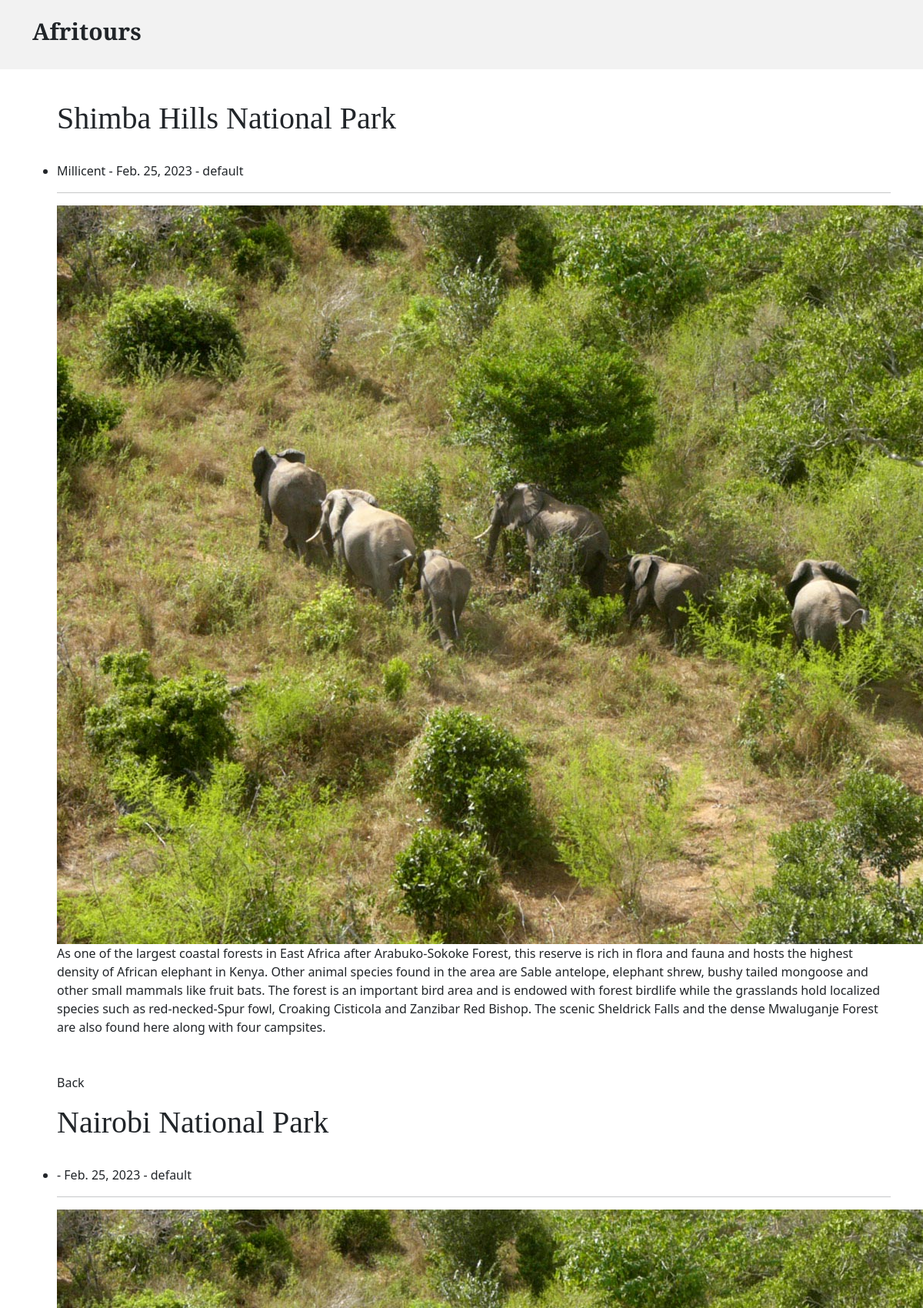
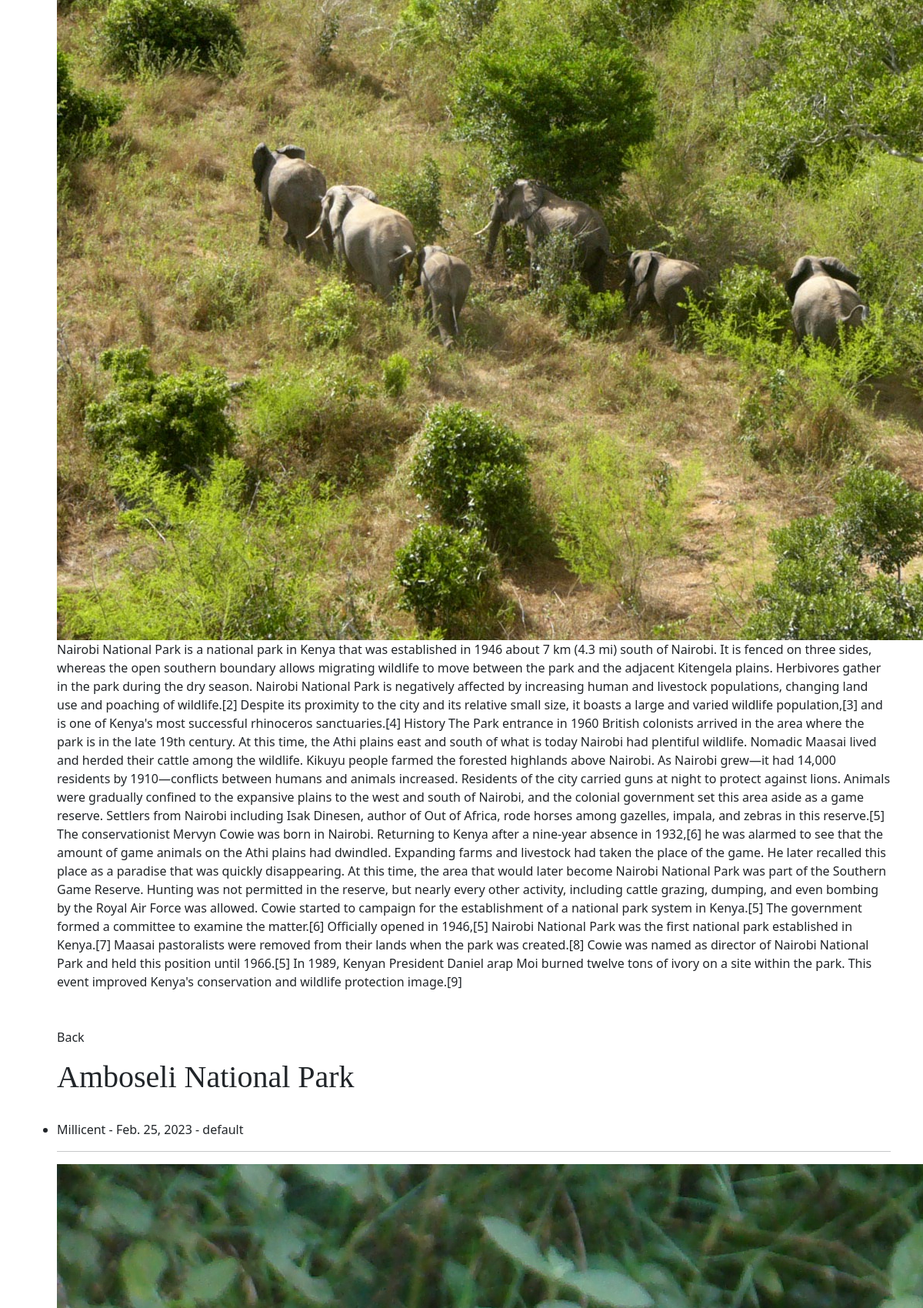
Page /post (upper part) on the committed database (2 pictures, top to bottom).
### tours/models.py (models this page shows, shortened)
class Post (models.Model):
    title = models.CharField(max_length=250)
    title_tag = models.CharField(max_length=250, blank=True, null=True)
    author = models.ForeignKey(User, on_delete=models.CASCADE)
    body = models.TextField()
    post_date = models.DateField(auto_now_add=True)
    image = models.ImageField(null=True, blank=True, upload_to='tours/image')
    country = models.CharField(max_length=250, null=True, blank=True)
    category = models.ForeignKey(Category, on_delete=models.PROTECT, default=1)

class Category(models.Model):
    name = models.CharField(max_length=255)
    def __str__(self):
        return self.name

### tours/views.py (the view)
# urls.py: path("post", Allposts.as_view(), name="allposts"),
class Allposts(ListView):
    model = Post
    template_name = 'tours/allposts.html'
    ordering = ['-post_date']

### templates/tours/allposts.html (shortened to what this page needs)
{% extends 'tours/index.html'%}
{% load static %}
{% block main %}
{% for post in object_list %}
<div>
    <ul>
        <h1>{{post.title}}</h1>
        <br>
        <li>{{post.author.first_name}}  - {{post.post_date}} - {{post.category}} </li>
        <hr>
        <div>
            <img src="{{post.image.url}}" alt="" class="">
            {{post.body}}
        </div>
        <br>
        <br>
        <a href="{% url 'home' %}">Back</a>
    </ul>
</div>
{% endfor %}
{% endblock %}

### static/assets/css/variables.css (style rules this page uses)
:root { --font-default: 'EB Garamond', system-ui, -apple-system, "Segoe UI", Roboto, "Helvetica Neue", Arial, "Noto Sans", "Liberation Sans", sans-serif, "Apple Color Emoji", "Segoe UI Emoji", "Segoe UI Symbol", "Noto Color Emoji"; --font-primary: 'EB Garamond', serif; --font-secondary: 'Inter', sans-serif; --color-default: #212529; --color-default-rgb: 33, 37, 41; --color-links: #212529; --color-links-hover: #15171a; --color-primary: #212529; --color-primary-light: #26282c; --color-primary-dark: #0b0c0e; --color-primary-rgb: 33, 37, 41; --color-primary-light-rgb: 38, 40, 44; --color-primary-dark-rgb: 11, 12, 14; --color-secondary: #596d80; --color-secondary-light: #8498aa; --color-secondary-dark: #404f5c; --color-secondary-rgb: 89, 109, 128; --color-secondary-light-rgb: 132, 152, 170; --color-secondary-dark-rgb: 64, 79, 92; --color-blue: #0d6efd; --color-blue-rgb: 13, 110, 253; --color-indigo: #6610f2; --color-indigo-rgb: 102, 16, 242; --color-purple: #6f42c1; --color-purple-rgb: 111, 66, 193; --color-pink: #f3268c; --color-pink-rgb: 243, 38, 140; --color-red: #df1529; --color-red-rgb: 223, 21, 4; --color-orange: #fd7e14; --color-orange-rgb: 253, 126, 20; --color-yellow: #ffc107; --color-yellow-rgb: 255, 193, 7; --color-green: #059652; --color-green-rgb: 5, 150, 82; --color-teal: #20c997; --color-teal-rgb: 32, 201, 151; --color-cyan: #0dcaf0; --color-cyan-rgb: 13, 202, 240; --color-white: #ffffff; --color-white-rgb: 255, 255, 255; --color-gray: #6c757d; --color-gray-rgb: 108, 117, 125; --color-black: #000000; --color-black-rgb: 0, 0, 0; }
:root { --bs-blue: var(--color-blue); --bs-indigo: var(--color-indigo); --bs-purple: var(--color-purple); --bs-pink: var(--color-pink); --bs-red: var(--color-red); --bs-orange: var(--color-orange); --bs-yellow: var(--color-yellow); --bs-green: var(--color-green); --bs-teal: var(--color-teal); --bs-cyan: var(--color-cyan); --bs-white: var(--color-white); --bs-gray: var(--color-gray); --bs-gray-dark: #343a40; --bs-gray-100: #f8f9fa; --bs-gray-200: #e9ecef; --bs-gray-300: #dee2e6; --bs-gray-400: #ced4da; --bs-gray-500: #adb5bd; --bs-gray-600: #6c757d; --bs-gray-700: #495057; --bs-gray-800: #343a40; --bs-gray-900: #212529; --bs-primary: var(--color-blue); --bs-secondary: var(--color-blue); --bs-success: #198754; --bs-info: #0dcaf0; --bs-warning: #ffc107; --bs-danger: #dc3545; --bs-light: #f8f9fa; --bs-dark: #212529; --bs-primary-rgb: var(--color-primary-rgb); --bs-secondary-rgb: var(--color-secondary-rgb); --bs-success-rgb: 25, 135, 84; --bs-info-rgb: 13, 202, 240; --bs-warning-rgb: 255, 193, 7; --bs-danger-rgb: 220, 53, 69; --bs-light-rgb: 248, 249, 250; --bs-dark-rgb: 33, 37, 41; --bs-white-rgb: var(--color-white-rgb); --bs-black-rgb: var(--color-black-rgb); --bs-body-color-rgb: var(--color-default-rgb); --bs-body-bg-rgb: 255, 255, 255; --bs-font-sans-serif: var(--font-default); --bs-font-monospace: SFMono-Regular, Menlo, Monaco, Consolas, "Liberation Mono", "Courier New", monospace; --bs-gradient: linear-gradient(180deg, rgba(255, 255, 255, 0.15), rgba(255, 255, 255, 0)); --bs-body-font-family: var(--font-default); --bs-body-font-size: 1rem; --bs-body-font-weight: 400; --bs-body-line-height: 1.5; --bs-body-color: var(--color-default); --bs-body-bg: #fff; }

### static/assets/css/main.css (style rules this page uses)
:root { scroll-behavior: smooth; }
body { color: rgba(var(--color-primary-rgb), 1); }
a { color: var(--color-links); text-decoration: none; }
h1, h2, h3, h4, h5, h6 { font-family: var(--font-primary); }

### rows in the picture
Post: title "Shimba Hills National Park", author.first_name "Millicent", post_date "Feb. 25, 2023", category "default", image (picture), body "As one of the largest coastal forests in East Africa after Arabuko-Sokoke Forest, this reserve is rich in flora and fauna and hosts the highest density of African elephant in Kenya. Other animal species found in the area are Sable antelope, elephant shrew, bushy tailed mongoose and other small mammals like fruit bats. The forest is an important bird area and is endowed with forest birdlife while the grasslands hold localized species such as red-necked-Spur fowl, Croaking Cisticola and Zanzibar Red Bishop. The scenic Sheldrick Falls and the dense Mwaluganje Forest are also found here along with four campsites."
Post: title "Nairobi National Park", post_date "Feb. 25, 2023", category "default", image (picture), body "Nairobi National Park is a national park in Kenya that was established in 1946 about 7 km (4.3 mi) south of Nairobi. It is fenced on three sides, whereas the open southern boundary allows migrating wildlife to move between the park and the adjacent Kitengela plains. Herbivores gather in the park during the dry season. Nairobi National Park is negatively affected by increasing human and livestock populations, changing land use and poaching of wildlife.[2] Despite its proximity to the city and its relative small size, it boasts a large and varied wildlife population,[3] and is one of Kenya's most successful rhinoceros sanctuaries.[4] History The Park entrance in 1960 British colonists arrived…"
Post: title "Amboseli National Park", author.first_name "Millicent", post_date "Feb. 25, 2023", category "default", image (picture)
